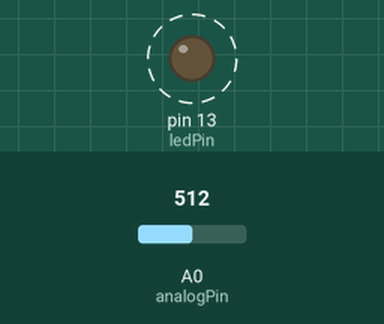
This sketch was run on a simulated Arduino Uno, built with avr-gcc and run on an emulated ATmega328P. On the bench: output pins drawn as LEDs (lit = HIGH). Dashed ring = blinking. Inputs (shaded band) come from the test bench; at power-on: A0 (analogPin) = 512.

Above: at 1.8 s.
1.9 s: A0 (analogPin) set to 0
At 2.7 s:
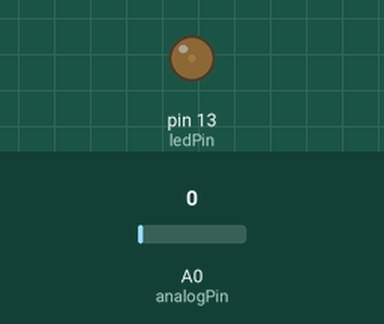
3.6 s: A0 (analogPin) set to 122
At 3.9 s:
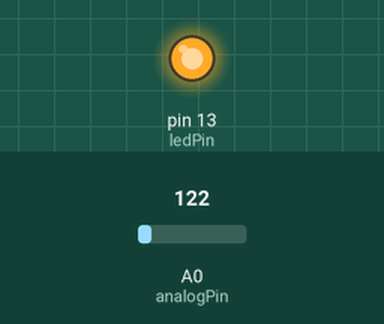
Timing chart, 0 to 13.1 s (numbered marks = the images above; inputs shaded):
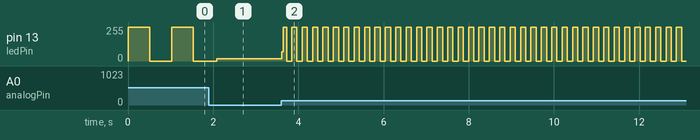

Measured:
- after the input at 3.6 s, pin 13 (ledPin): 16/255 → 69/255 at once, then moves between 0/255 and 255/255, repeating every 0.24 s
- by itself, pin 13 (ledPin): alternates 255/255 for 0.51 s and 0/255 for 0.51 s

The sketch:

Blinking_LED_by_Potentiometer.ino
```cpp
// * 湖南创乐博智能科技有限公司
const int analogPin = A0;//the analog input pin attach to
const int ledPin =13;//the led attach to
int inputValue = 0;//variable to store the value coming from sensor
/******************************************/
void setup()
{
  pinMode(ledPin,OUTPUT);
  Serial.begin(9600);
}
/******************************************/
void loop()
{
  inputValue = analogRead(analogPin);//read the value from the sensor
  //Serial.println(inputValue);
  digitalWrite(ledPin,HIGH);
  delay(inputValue);
  digitalWrite(ledPin,LOW);
  delay(inputValue);
}
/*******************************************/
```
